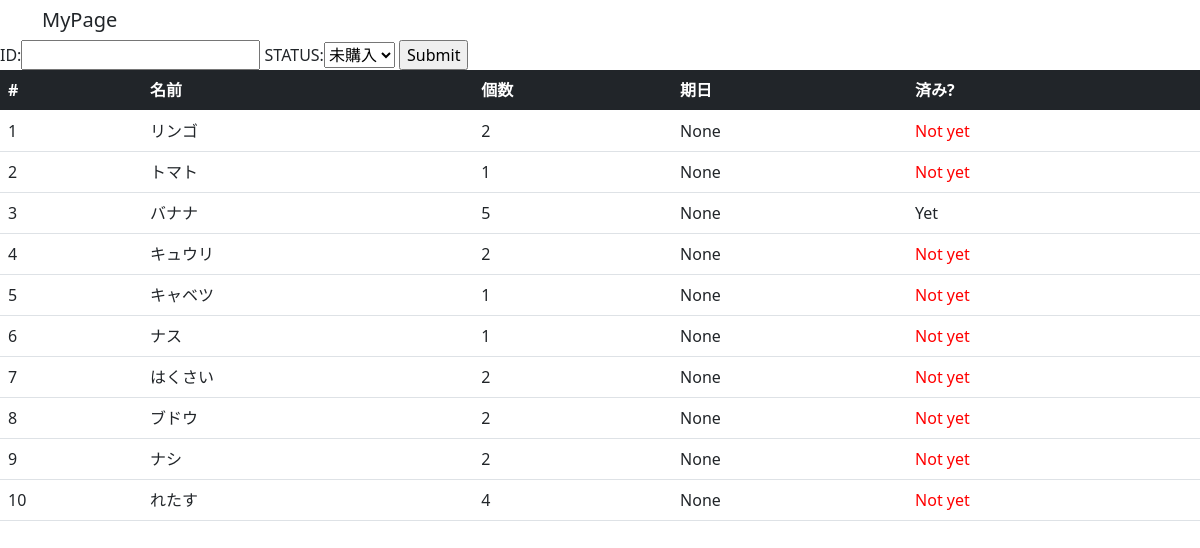
Before: /shoppinglist/list/ with the older database file.
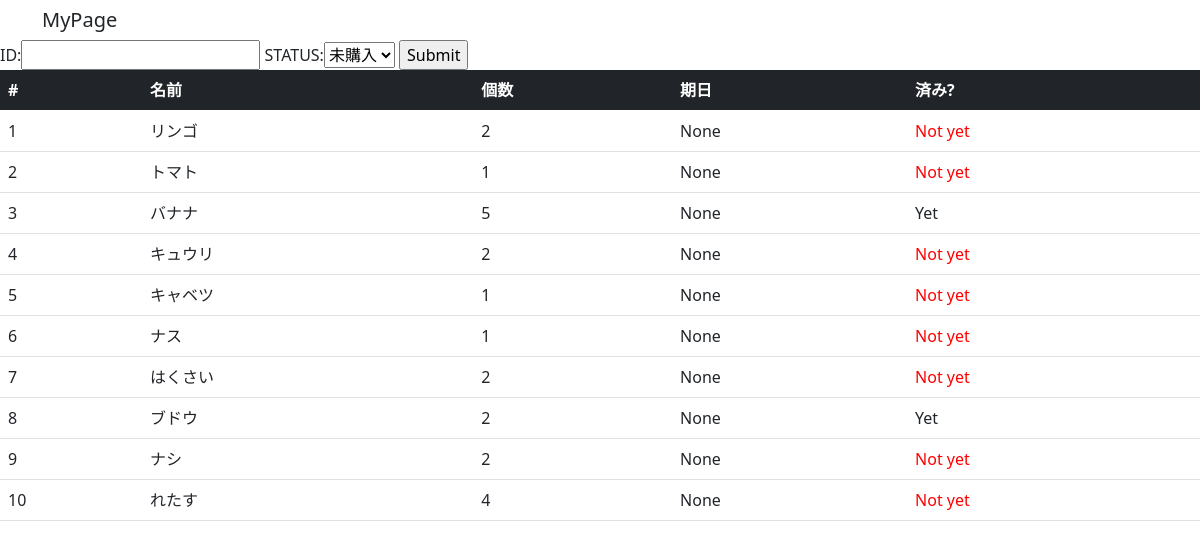
After: the same page with the newer database file.
### shoppinglist/models.py (models this page shows, shortened)
class Item(models.Model):
    name = models.CharField(max_length=100)
    item_url = models.URLField(blank=True,null=True)
    count = models.PositiveIntegerField(default=0)
    buy_date = models.DateField(blank=True,null=True)
    shop = models.ForeignKey(Shop,blank=True,null=True,verbose_name='shop', on_delete=models.PROTECT)
    buy = models.BooleanField(default=False)

### shoppinglist/views.py (the view, shortened to what this page needs)
# urls.py: path('list/', ItemList.as_view(),name='list'),
class ItemList(ListView):
    model = Item
    def get_context_data(self, **kwargs):
        context = super().get_context_data(**kwargs)
        context['form'] = ItemBuy()
        return context

### shoppinglist/forms.py
class ItemBuy(forms.Form):
    status = (
        (0, '未購入'),
        (1, '購入済')
    )
    item_id = forms.IntegerField(label='ID')
    item_status = forms.ChoiceField(label='STATUS',widget=forms.Select, choices=status)

### shoppinglist/templates/shoppinglist/item_list.html (shortened to what this page needs)
{% extends "base.html" %}
{% block main %}
<form action="{% url 'shoppinglist:list' %}" method="post">
{{ form }}
<input type="submit"/>
</form>
<table class="table">
    <thead class="table-dark">
        <tr>
            <th>#</th>
            <th>名前</th>
            <th>個数</th>
            <th>期日</th>
            <th>済み?</th>
        </tr>
    </thead>
    <tbody>
    {% for item in object_list %}
        <tr>
            <td scope="row">{{ item.id }}</td>
            <td>{{ item.name }}</td>
            <td>{{ item.count }}</td>
            <td>{{ item.buy_date }}</td>
            <td>{% if item.buy == False %} <font color='red'>Not yet</font> {% endif %}
            {% if item.buy == True %} Yet {% endif %}</td>
        </tr>
    {% endfor %}
    </tbody>
</table>
{% endblock %}

### templates/base.html (shortened to what this page needs)
{% load static %}
<!doctype html>
<html lang="ja">
<head>
    <link rel="stylesheet" href="{% static '/bootstrap/css/bootstrap.min.css' %}">
</head>
<body>
    <div class="container">
    <nav class="nav">
        <div class="navbar-brand">MyPage</div>
    </nav>
    </div>
    {% block main %}{% endblock %}
</body>
</html>

Changed rows visible on the page:
changed Item "ブドウ": buy "Not yet" → "Yet"
